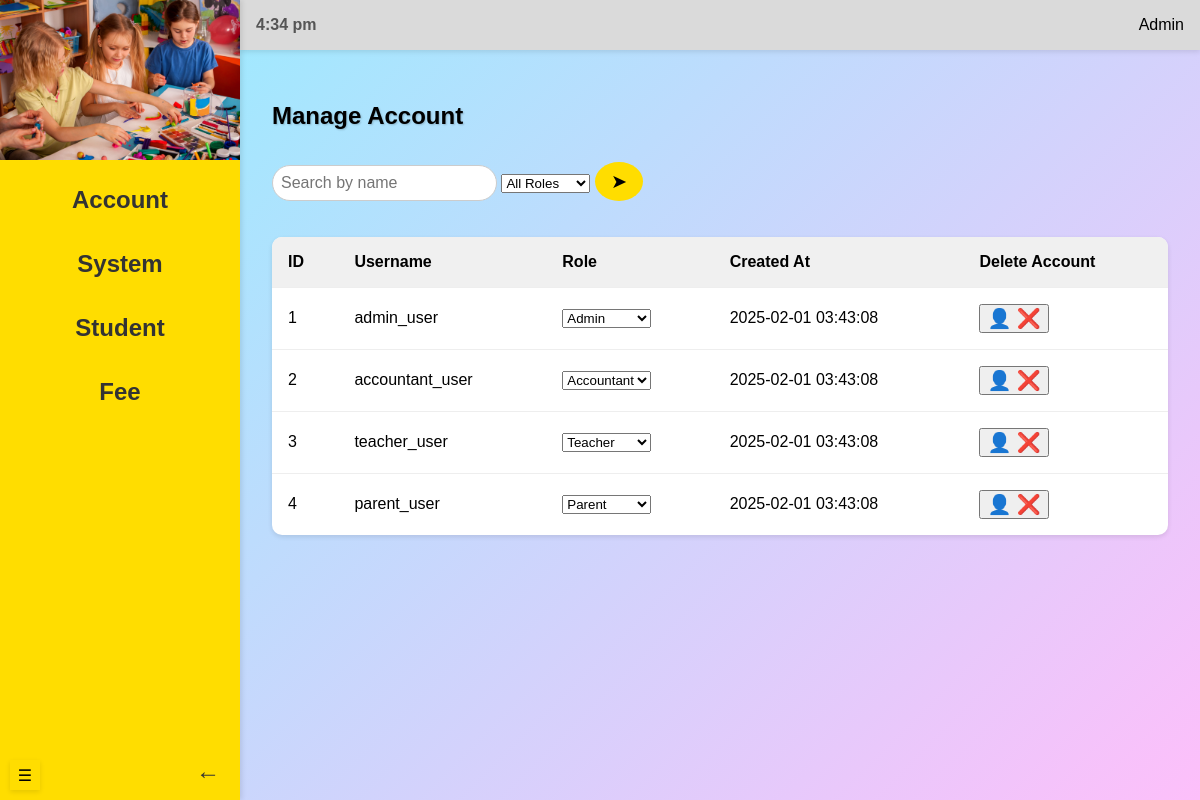
The page /admin/manageAccount (signed in) on the database its author committed.
### models.py (models this page shows)
class User(db.Model, UserMixin):
    __tablename__ = 'users'
    id = db.Column(db.Integer, primary_key=True, autoincrement=True)
    username = db.Column(db.String(255), unique=True, nullable=False)
    email = db.Column(db.String(255), unique=True, nullable=False)
    password = db.Column(db.String(255), nullable=False)
    role = db.Column(
        db.Enum('admin', 'accountant', 'teacher', 'parent', name='user_roles'),
        nullable=False
    )
    created_at = db.Column(db.DateTime, default=func.current_timestamp())
    flag = db.Column(db.Boolean, default=True)
    students = db.relationship('Student', backref='guardian', cascade='all, delete-orphan')
    payments = db.relationship('Payment', backref='user', cascade='all, delete-orphan')
    notifications = db.relationship('Notification', backref='user', cascade='all, delete-orphan')

### routes/admin_routes.py (the view)
@admin_blueprint.route("/manageAccount", methods=["GET", "POST"])
@login_required
def manageAccount():
    from datetime import datetime
    users = User.query.all()
    now = datetime.now()
    search = request.args.get('search', '')
    role = request.args.get('role', '')
    return render_template("manageAccount.html", users=users, now=now, search=search, role=role)

### app.py (called while the page is built)
@login_manager.user_loader
def load_user(user_id):
    return User.query.get(int(user_id))

### templates/manageAccount.html (shortened to what this page needs)
{% extends "adminBase.html" %}
{% block header %}
    <link rel="stylesheet" href="{{ url_for('static', filename='manageAccount.css') }}">
{% endblock %}
{% block content %}
        <section class="content">
            <div class="header-container">
                <h1>Manage Account</h1>
            </div>
            <div class="search-bar">
                <form method="GET" action="{{ url_for('admin.manageAccount') }}">
                    <input type="text" name="search" placeholder="Search by name" value="{{ request.args.get('search', '') }}">
                    <select name="role">
                        <option value="">All Roles</option>
                    </select>
                    <button type="submit">&#x27A4;</button>
                </form>
            </div>
            <br><br>
            <div class="table-container">
                <table id="myTable2">
                    <thead>
                        <tr>
                            <th>ID</th>
                            <th>Username</th>
                            <th>Role</th>
                            <th>Created At</th>
                            <th>Delete Account</th>
                        </tr>
                    </thead>
                    <tbody>
                        {% for user in users %}
                            {% if (not search or search.lower() in user.username.lower())
                            and (not role or role == user.role) %}
                                <tr>
                                    <td>{{ user.id }}</td>
                                    <td>{{ user.username }}</td>
                                    <td>
                                        <select class="role-select" data-user-id="{{ user.id }}">
                                            <option value="admin" {% if user.role == 'admin' %}selected{% endif %}>Admin</option>
                                            <option value="teacher" {% if user.role == 'teacher' %}selected{% endif %}>Teacher</option>
                                            <option value="accountant" {% if user.role == 'accountant' %}selected{% endif %}>Accountant</option>
                                            <option value="parent" {% if user.role == 'parent' %}selected{% endif %}>Parent</option>
                                        </select>
                                    </td>
                                    <td>{{ user.created_at }}</td>
                                    <td>
                                        <button class="delete-icon" data-user-id="{{ user.id }}">&#128100; &#10060;</button>
                                    </td>
                                </tr>
                            {% endif %}
                        {% endfor %}
                    </tbody>
                </table>
            </div>
        </section>
    </div>
{%endblock%}

### static/manageAccount.css (style rules this page uses)
body { margin: 0; font-family: Arial, sans-serif; display: flex; height: 100vh; background: linear-gradient(135deg, #93efff, #fdbffa); transition: margin-left 0.3s ease; overflow: hidden; }
.header-container { display: flex; justify-content: space-between; align-items: center; margin-bottom: 1rem; }
.search-bar { display: flex; gap: 0.5rem; }
.search-bar input { padding: 0.5rem; border: 1px solid #ccc; border-radius: 20px; outline: none; font-size: 1rem; }
.search-bar button { padding: 0.5rem 1rem; background: #FFDD00; border: none; border-radius: 50%; cursor: pointer; font-size: 1.2rem; transition: background 0.3s; }
.content { padding: 2rem; overflow-y: auto; }
.content h1 { margin-bottom: 1rem; font-size: 1.5rem; text-shadow: 1px 1px 2px rgba(0, 0, 0, 0.2); }
table { width: 100%; border-collapse: collapse; background: #fff; box-shadow: 0 2px 5px rgba(0, 0, 0, 0.1); border-radius: 10px; overflow: hidden; }
table th, table td { text-align: left; padding: 1rem; border-bottom: 1px solid #eee; }
table th { background: #f0f0f0; font-weight: bold; cursor: pointer; }
table tbody tr:last-child td { border-bottom: none; }
.delete-icon { color: red; font-size: 1.2rem; cursor: pointer; }

### rows shown on the page
User: id "1", username "admin_user", role+id "Admin", created_at "2025-02-01 03:43:08"
User: id "2", username "accountant_user", role+id "Accountant", created_at "2025-02-01 03:43:08"
User: id "3", username "teacher_user", role+id "Teacher", created_at "2025-02-01 03:43:08"
User: id "4", username "parent_user", role+id "Parent", created_at "2025-02-01 03:43:08"
